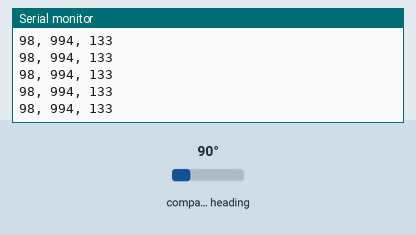
The sketch below on a simulated ESP8266 (NodeMCU). Shown: the last lines printed to the serial monitor. Wiring (inferred from the names in the program): HMC5883L compass at I2C address 0x1E. Inputs (shaded band) come from the test bench; at power-on: compass heading 90°.

Above: at 1.2 s.
1.3 s: compass heading set to 7°
At 1.69 s:
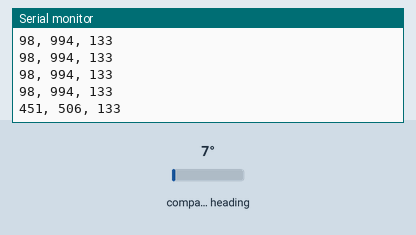
2.8 s: compass heading set to 180°
At 2.95 s:
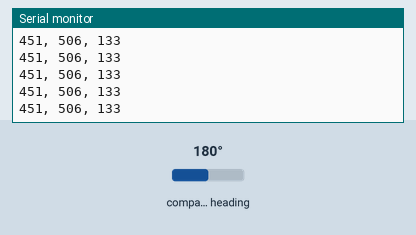
Timing chart, 0 to 5.8 s (numbered marks = the images above; inputs shaded):
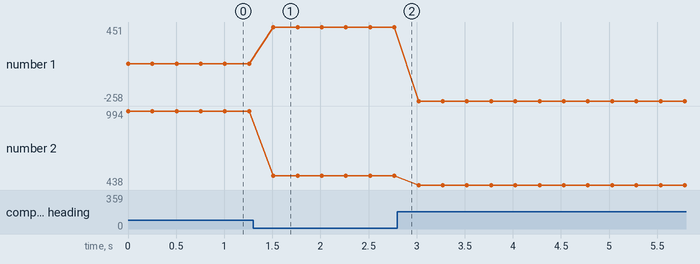

Measured:
- after the input at 1.3 s, the serial monitor: prints a new line after 0.21 s (image 1)
- plotted number 1: 98 → 451 after the input at 1.3 s, 451 → -258 after the input at 2.8 s
- plotted number 2: 994 → 506 after the input at 1.3 s, 506 → 438 after the input at 2.8 s

The sketch:

MagnetometerWire.ino
```cpp
#include <Wire.h>

#if defined(ESP8266)
  // For ESP8266
  #define I2C_SDA D2
  #define I2C_SCL D1
#elif defined(ESP32)
  // For ESP32
  #define I2C_SDA 18
  #define I2C_SCL 16
#else
  #error "Unsupported board selected. Please select either ESP8266 or ESP32."
#endif

#define HMC5883L_ADDR 0x1E // I2C address of HMC5883

bool haveHMC5883L = false;

int16_t xOffset = -110;  // X-axis offset
int16_t yOffset = -316;  // Y-axis offset
int16_t zOffset = -509;  // Z-axis offset

int16_t xScale = 1122;   // X-axis scale
int16_t yScale = 720;    // Y-axis scale
int16_t zScale = 817;    // Z-axis scale

bool detectHMC5883L() {
  Wire.beginTransmission(HMC5883L_ADDR);
  Wire.write(10); // Select Identification register A
  Wire.endTransmission();
  Wire.requestFrom(HMC5883L_ADDR, 3);
  if (3 == Wire.available()) {
    char a = Wire.read();
    char b = Wire.read();
    char c = Wire.read();
    if (a == 'H' && b == '4' && c == '3') {
      return true;
    }
  }
  return false;
}

void setup() {
  Serial.begin(9600);
  Serial.println("HMC5883L TEST");

  Wire.begin(I2C_SDA, I2C_SCL);  // Initialize Wire library with specified pins
}

void loop() {
  bool detect = detectHMC5883L();

  if (!haveHMC5883L) {
    if (detect) {
      haveHMC5883L = true;
      Serial.println("We have HMC5883L, moving on");

      Wire.beginTransmission(HMC5883L_ADDR);
      Wire.write(0x02); // Select mode register
      Wire.write(0x00); // Continuous measurement mode
      Wire.endTransmission();
    } else {
      Serial.println("No HMC5883L detected!");
      delay(2000);
      return;
    }
  } else {
    if (!detect) {
      haveHMC5883L = false;
      Serial.println("Lost connection to HMC5883L!");
      delay(2000);
      return;
    }
  }

  int16_t x, y, z; // Triple axis data

  Wire.beginTransmission(HMC5883L_ADDR);
  Wire.write(0x03); // Select register 3, X MSB register
  Wire.endTransmission();

  Wire.requestFrom(HMC5883L_ADDR, 6);
  if (6 <= Wire.available()) {
    x = Wire.read() << 8; // X MSB
    x |= Wire.read();      // X LSB
    z = Wire.read() << 8; // Z MSB
    z |= Wire.read();      // Z LSB
    y = Wire.read() << 8; // Y MSB
    y |= Wire.read();      // Y LSB
  }

  // Apply corrections
  x = (x - xOffset) * 1000 / xScale; // Apply offset and scale corrections
  y = (y - yOffset) * 1000 / yScale;
  z = (z - zOffset) * 1000 / zScale;

  //Serial.print("Corrected x: ");
  Serial.print(x);
  Serial.print(", ");
  Serial.print(y);
  Serial.print(", ");
  Serial.println(z);

  delay(250);
}
```
